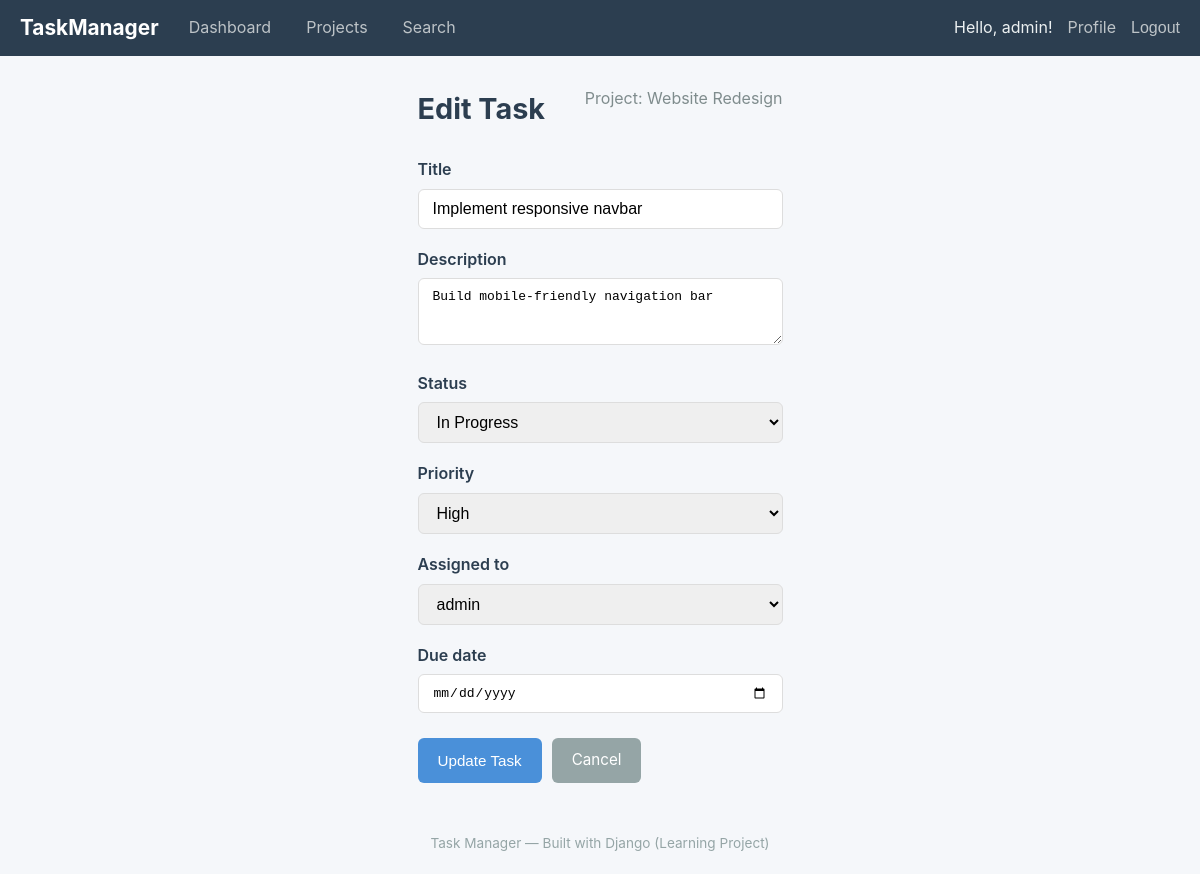
Page /tasks/2/edit/ (signed in) on the committed database.
### tasks/models.py (models this page shows, shortened)
class Project(models.Model):
    name = models.CharField(max_length=200)
    description = models.TextField(blank=True)  # blank=True = optional in forms
    owner = models.ForeignKey(User, on_delete=models.CASCADE, related_name='projects')
    created_at = models.DateTimeField(auto_now_add=True)
    updated_at = models.DateTimeField(auto_now=True)
    class Meta:
        ordering = ['-created_at']

class Task(models.Model):
    STATUS_CHOICES = [
        ('todo', 'To Do'),
        ('in_progress', 'In Progress'),
        ('review', 'In Review'),
        ('done', 'Done'),
    ]
    PRIORITY_CHOICES = [
        ('low', 'Low'),
        ('medium', 'Medium'),
        ('high', 'High'),
        ('urgent', 'Urgent'),
    ]
    title = models.CharField(max_length=200)
    description = models.TextField(blank=True)
    status = models.CharField(max_length=20, choices=STATUS_CHOICES, default='todo')
    priority = models.CharField(max_length=20, choices=PRIORITY_CHOICES, default='medium')
    project = models.ForeignKey(Project, on_delete=models.CASCADE, related_name='tasks')
    assigned_to = models.ForeignKey(
        User,
        on_delete=models.SET_NULL,  # Don't delete task if user is deleted
        null=True,
        blank=True,
        related_name='assigned_tasks'
    )
    due_date = models.DateField(null=True, blank=True)
    created_at = models.DateTimeField(auto_now_add=True)
    updated_at = models.DateTimeField(auto_now=True)
    class Meta:
        ordering = ['-priority', 'due_date']

### tasks/views.py (the view)
# urls.py: path('tasks/<int:pk>/edit/', views.task_edit, name='task_edit'),
@login_required
def task_edit(request, pk):
    task = get_object_or_404(Task, pk=pk, project__owner=request.user)
    if request.method == 'POST':
        form = TaskForm(request.POST, instance=task)
        if form.is_valid():
            form.save()
            messages.success(request, f'Task "{task.title}" updated!')
            return redirect('task_detail', pk=task.pk)
    else:
        form = TaskForm(instance=task)
    return render(request, 'tasks/task_form.html', {
        'form': form,
        'project': task.project,
        'title': 'Edit Task',
        'task': task,
    })

### tasks/forms.py
class TaskForm(forms.ModelForm):
    class Meta:
        model = Task
        fields = ['title', 'description', 'status', 'priority', 'assigned_to', 'due_date']
        widgets = {
            'title': forms.TextInput(attrs={'class': 'form-control'}),
            'description': forms.Textarea(attrs={'class': 'form-control', 'rows': 3}),
            'status': forms.Select(attrs={'class': 'form-control'}),
            'priority': forms.Select(attrs={'class': 'form-control'}),
            'assigned_to': forms.Select(attrs={'class': 'form-control'}),
            'due_date': forms.DateInput(attrs={
                'class': 'form-control',
                'type': 'date'  # HTML5 date picker
            }),
        }

### templates/tasks/task_form.html (shortened to what this page needs)
{% extends 'base.html' %}
{% block content %}
<div class="content-header">
    <h1>{{ title }}</h1>
    <p class="text-muted">Project: {{ project.name }}</p>
</div>
<div class="form-container">
    <form method="post">
        {% for field in form %}
        <div class="form-group">
            <label for="{{ field.id_for_label }}">{{ field.label }}</label>
            {{ field }}
        </div>
        {% endfor %}
        <div class="form-actions">
            <button type="submit" class="btn btn-primary">
                {% if task %}Update{% else %}Create{% endif %} Task
            </button>
            <a href="{% url 'project_detail' pk=project.pk %}" class="btn btn-secondary">Cancel</a>
        </div>
    </form>
</div>
{% endblock %}

### templates/base.html (shortened to what this page needs)
{% load static %}
<!DOCTYPE html>
<html lang="en">
<head>
    <link rel="stylesheet" href="{% static 'css/style.css' %}">
</head>
<body>
    <nav class="navbar">
        <div class="nav-brand">
            <a href="{% url 'home' %}">TaskManager</a>
        </div>
        {% if user.is_authenticated %}
        <div class="nav-links">
            <a href="{% url 'dashboard' %}">Dashboard</a>
            <a href="{% url 'project_list' %}">Projects</a>
            <a href="{% url 'search' %}">Search</a>
        </div>
        <div class="nav-right">
            <span class="nav-user">Hello, {{ user.username }}!</span>
            <a href="{% url 'profile' %}">Profile</a>
            <form method="post" action="{% url 'logout' %}" class="inline-form">
                <button type="submit" class="btn-link">Logout</button>
            </form>
        </div>
        {% else %}
        <div class="nav-right">
            <a href="{% url 'login' %}">Login</a>
            <a href="{% url 'register' %}">Register</a>
        </div>
        {% endif %}
    </nav>
    <main class="container">
        {% block content %}{% endblock %}
    </main>
    <footer class="footer">
        <p>Task Manager &mdash; Built with Django (Learning Project)</p>
    </footer>
</body>
</html>

### static/css/style.css (style rules this page uses)
* { margin: 0; padding: 0; box-sizing: border-box; }
body { font-family: -apple-system, BlinkMacSystemFont, 'Segoe UI', Roboto, sans-serif; background-color: #f5f7fa; color: #333; line-height: 1.6; min-height: 100vh; display: flex; flex-direction: column; }
a { color: #4a90d9; text-decoration: none; }
.navbar { background: #2c3e50; color: white; padding: 0 20px; display: flex; align-items: center; height: 56px; gap: 20px; }
.nav-brand a { color: white; font-size: 1.3em; font-weight: bold; }
.nav-links { display: flex; gap: 15px; }
.nav-links a { color: #bdc3c7; padding: 5px 10px; border-radius: 4px; }
.nav-right { margin-left: auto; display: flex; align-items: center; gap: 15px; }
.nav-right a { color: #bdc3c7; }
.nav-user { color: #ecf0f1; }
.btn-link { background: none; border: none; color: #bdc3c7; cursor: pointer; font-size: 1em; padding: 0; }
.inline-form { display: inline; }
.container { max-width: 1100px; margin: 0 auto; padding: 30px 20px; flex: 1; }
.content-header { display: flex; justify-content: space-between; align-items: flex-start; margin-bottom: 25px; flex-wrap: wrap; gap: 15px; }
.content-header h1 { font-size: 1.8em; color: #2c3e50; }
.btn { display: inline-block; padding: 10px 20px; border: none; border-radius: 6px; cursor: pointer; font-size: 0.95em; text-decoration: none; transition: background 0.2s; }
.btn-primary { background: #4a90d9; color: white; }
.btn-secondary { background: #95a5a6; color: white; }
.form-container { max-width: 600px; }
.form-group { margin-bottom: 18px; }
.form-group label { display: block; margin-bottom: 6px; font-weight: 600; color: #2c3e50; }
.form-control { width: 100%; padding: 10px 14px; border: 1px solid #ddd; border-radius: 6px; font-size: 1em; transition: border-color 0.2s; }
select.form-control { appearance: auto; }
.form-actions { display: flex; gap: 10px; margin-top: 25px; }
.text-muted { color: #7f8c8d; }
.footer { text-align: center; padding: 20px; color: #95a5a6; font-size: 0.85em; margin-top: auto; }

### rows in the picture
Project: name "Website Redesign"
Task: form "Implement responsive navbar" "Build mobile-friendly navigation bar" "In Progress" "High" "admin"

### other values in the picture
{{ user.username }} "admin"
{{ title }} "Edit Task"
{{ field.label }} "Title" "Description" "Status" "Priority" "Assigned to" "Due date"
